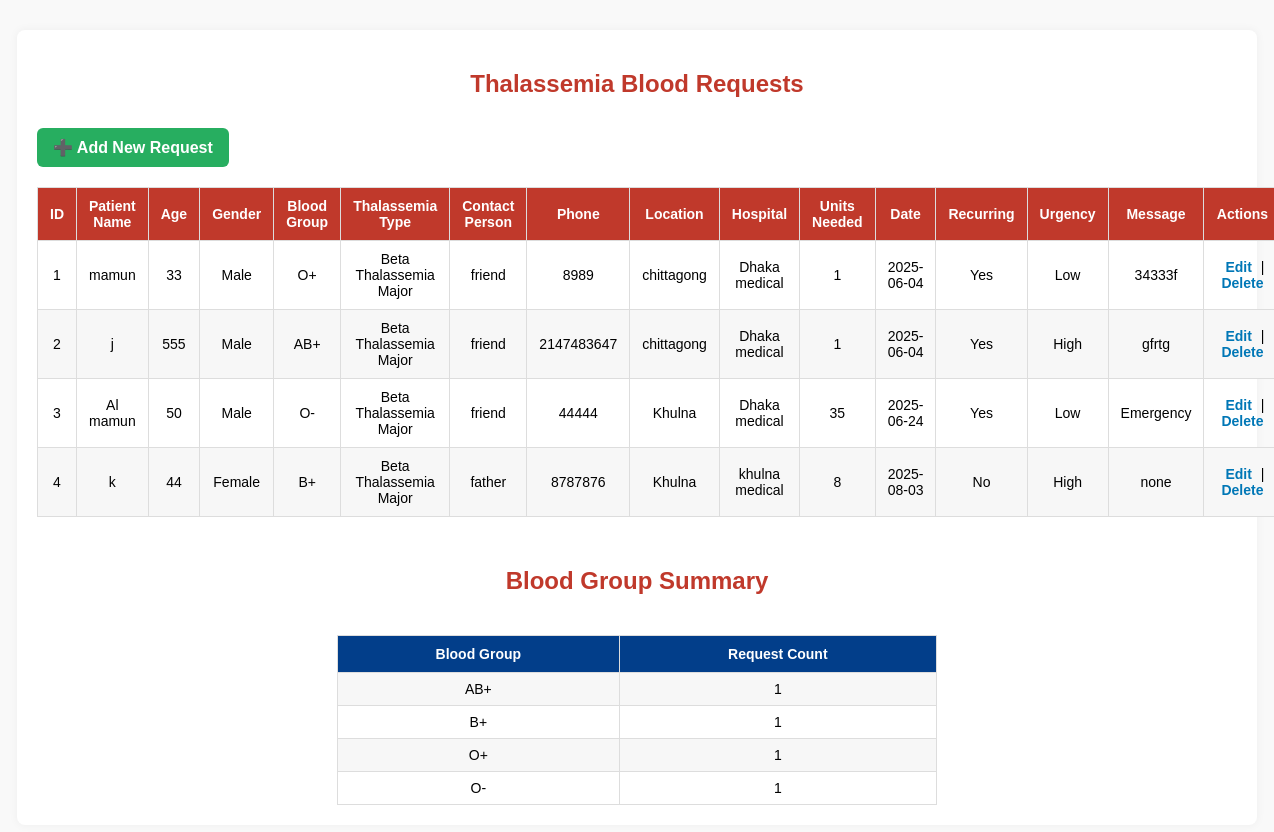
Page /thelasemia_request_list.php on the committed database.
### tables this page shows
CREATE TABLE `thalassemia_blood_form` (
  `ID` int(11) NOT NULL,
  `patient_name` varchar(40) NOT NULL,
  `age` int(100) NOT NULL,
  `gender` varchar(40) NOT NULL,
  `blood_group` varchar(10) NOT NULL,
  `type_of_thalassemia` varchar(50) NOT NULL,
  `contact_person` varchar(15) NOT NULL,
  `phone_number` int(15) NOT NULL,
  `location` varchar(270) NOT NULL,
  `hospital_name` varchar(500) NOT NULL,
  `units` int(255) NOT NULL,
  `date` varchar(100) NOT NULL,
  `recurring` varchar(300) NOT NULL,
  `urgency_level` varchar(20) NOT NULL,
  `message` varchar(500) NOT NULL
);

### thelasemia_request_list.php (the view, shortened to what this page needs)
<?php
include 'connection_database.php';
$sql = "SELECT * FROM thalassemia_blood_form ORDER BY ID ASC";
$result = $con->query($sql);
$summary_sql = "SELECT blood_group, COUNT(*) AS count FROM thalassemia_blood_form GROUP BY blood_group";
$summary_result = $con->query($summary_sql);
?>
<!DOCTYPE html>
<html lang="en">
<head>
</head>
<body>
  <div class="container">
    <h2>Thalassemia Blood Requests</h2>
    <div class="top-bar">
      <a href="thalassemia_request_create.php">➕ Add New Request</a>
    </div>
    <table>
      <thead>
        <tr>
          <th>ID</th>
          <th>Patient Name</th>
          <th>Age</th>
          <th>Gender</th>
          <th>Blood Group</th>
          <th>Thalassemia Type</th>
          <th>Contact Person</th>
          <th>Phone</th>
          <th>Location</th>
          <th>Hospital</th>
          <th>Units Needed</th>
          <th>Date</th>
          <th>Recurring</th>
          <th>Urgency</th>
          <th>Message</th>
          <th>Actions</th>
        </tr>
      </thead>
      <tbody>
        <?php if ($result && $result->num_rows > 0): ?>
          <?php while($row = $result->fetch_assoc()): ?>
            <tr>
              <td><?= htmlspecialchars($row['ID']) ?></td>
              <td><?= htmlspecialchars($row['patient_name']) ?></td>
              <td><?= htmlspecialchars($row['age']) ?></td>
              <td><?= htmlspecialchars($row['gender']) ?></td>
              <td><?= htmlspecialchars($row['blood_group']) ?></td>
              <td><?= htmlspecialchars($row['type_of_thalassemia']) ?></td>
              <td><?= htmlspecialchars($row['contact_person']) ?></td>
              <td><?= htmlspecialchars($row['phone_number']) ?></td>
              <td><?= htmlspecialchars($row['location']) ?></td>
              <td><?= htmlspecialchars($row['hospital_name']) ?></td>
              <td><?= htmlspecialchars($row['units']) ?></td>
              <td><?= htmlspecialchars($row['date']) ?></td>
              <td><?= htmlspecialchars($row['recurring']) ?></td>
              <td><?= htmlspecialchars($row['urgency_level']) ?></td>
              <td><?= nl2br(htmlspecialchars($row['message'])) ?></td>
              <td class="action-links">
                <a href="thalassemia_request_edit.php?id=<?= $row['ID'] ?>">Edit</a> |
                <a href="thalassemia_request_delete.php?id=<?= $row['ID'] ?>" onclick="return confirm('Are you sure you want to delete this request?');">Delete</a>
              </td>
            </tr>
          <?php endwhile; ?>
        <?php else: ?>
          <tr><td colspan="16">No data available.</td></tr>
        <?php endif; ?>
      </tbody>
    </table>
    <h2 style="margin-top: 50px;">Blood Group Summary</h2>
    <table class="summary-table">
      <tr>
        <th>Blood Group</th>
        <th>Request Count</th>
      </tr>
      <?php while ($sum = $summary_result->fetch_assoc()): ?>
        <tr>
          <td><?= htmlspecialchars($sum['blood_group']) ?></td>
          <td><?= htmlspecialchars($sum['count']) ?></td>
        </tr>
      <?php endwhile; ?>
    </table>
  </div>
</body>
</html>

### thelasemia_request_list.php (style rules this page uses)
body { font-family: Arial, sans-serif; background-color: #f9f9f9; margin: 0; padding: 0; }
.container { max-width: 1200px; margin: 30px auto; padding: 20px; background: #fff; box-shadow: 0 0 10px rgba(0,0,0,0.05); border-radius: 8px; }
h2 { text-align: center; color: #c0392b; margin-bottom: 30px; }
.top-bar { display: flex; justify-content: space-between; margin-bottom: 20px; }
.top-bar a { padding: 10px 16px; background-color: #27ae60; color: #fff; text-decoration: none; border-radius: 6px; font-weight: bold; }
table { width: 100%; border-collapse: collapse; font-size: 14px; }
th, td { border: 1px solid #ddd; padding: 10px 12px; text-align: center; vertical-align: middle; }
th { background-color: #c0392b; color: white; }
tr:nth-child(even) { background-color: #f7f7f7; }
.action-links a { margin: 0 5px; color: #0077b6; text-decoration: none; font-weight: bold; }
.summary-table { margin-top: 40px; border: 1px solid #ddd; width: 50%; margin-left: auto; margin-right: auto; }
.summary-table th { background-color: #023e8a; color: white; }
.summary-table td { padding: 8px; }

### rows in the picture
thalassemia_blood_form: ID "1", patient_name "mamun", age "33", gender "Male", blood_group "O+", type_of_thalassemia "Beta Thalassemia Major", contact_person "friend", phone_number "8989", location "chittagong", hospital_name "Dhaka medical", units "1", date "2025-06-04", recurring "Yes", urgency_level "Low", message "34333f"
thalassemia_blood_form: ID "2", patient_name "j", age "555", gender "Male", blood_group "AB+", type_of_thalassemia "Beta Thalassemia Major", contact_person "friend", phone_number "2147483647", location "chittagong", hospital_name "Dhaka medical", units "1", date "2025-06-04", recurring "Yes", urgency_level "High", message "gfrtg"
thalassemia_blood_form: ID "3", patient_name "Al mamun", age "50", gender "Male", blood_group "O-", type_of_thalassemia "Beta Thalassemia Major", contact_person "friend", phone_number "44444", location "Khulna", hospital_name "Dhaka medical", units "35", date "2025-06-24", recurring "Yes", urgency_level "Low", message "Emergency"
thalassemia_blood_form: ID "4", patient_name "k", age "44", gender "Female", blood_group "B+", type_of_thalassemia "Beta Thalassemia Major", contact_person "father", phone_number "8787876", location "Khulna", hospital_name "khulna medical", units "8", date "2025-08-03", recurring "No", urgency_level "High", message "none"

### other values in the picture
$sum['blood_group'] "AB+"
$sum['count'] "1"
$sum['blood_group'] "B+"
$sum['blood_group'] "O+"
$sum['blood_group'] "O-"
